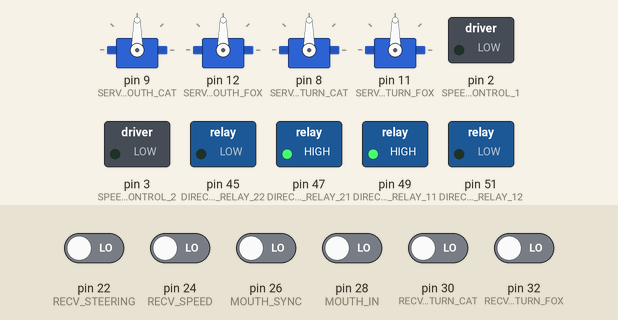
The sketch below on a simulated Arduino Mega 2560, built with avr-gcc and run on an emulated ATmega2560. On the bench: 4 × servo, switched loads named in the sketch (green lamp = pin HIGH). The test bench sets the inputs (shaded band); at power-on: pin 22 (RECV_STEERING), pin 24 (RECV_SPEED), pin 26 (MOUTH_SYNC), pin 28 (MOUTH_IN), pin 30 (RECV_HEAD_TURN_CAT), pin 32 (RECV_HEAD_TURN_FOX) LOW.

Above: at 0.1 s.
At 2.1 s:
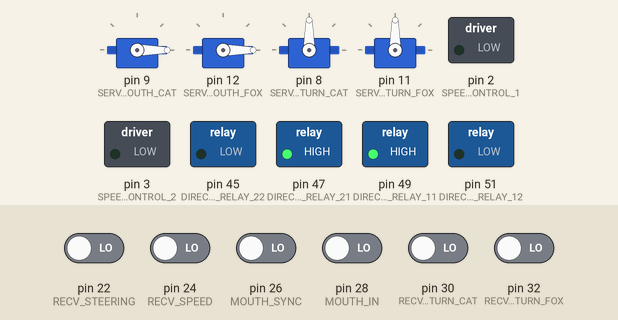
At 3.1 s:
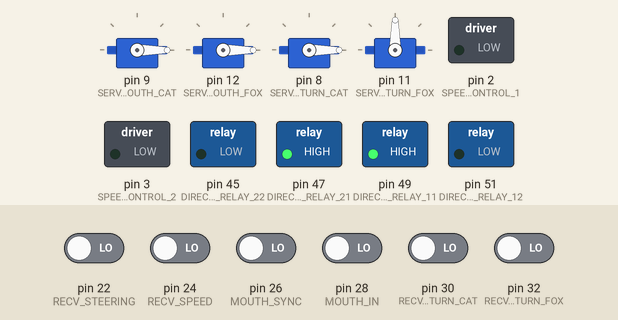
At 4.1 s:
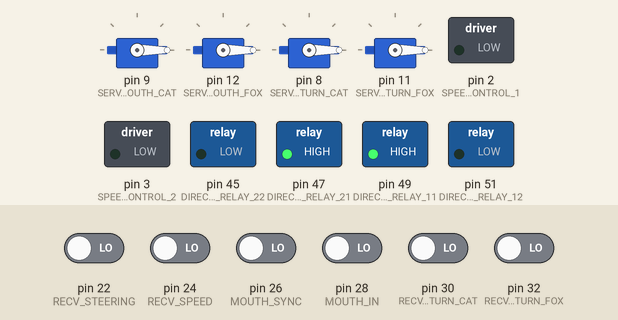
At 6.1 s:
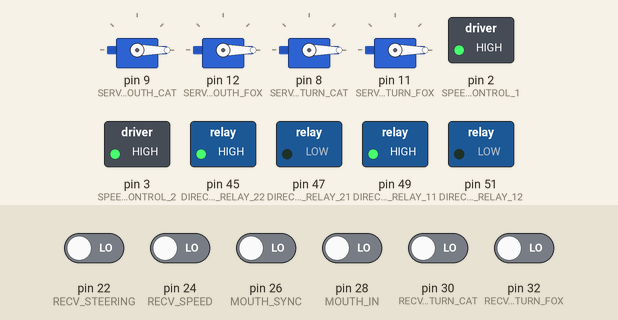
Timing chart, 0 to 7.6 s (numbered marks = the images above):
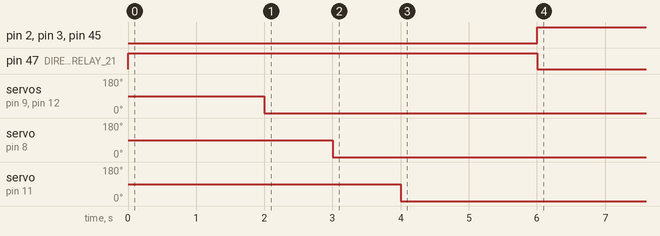

Measured:
- by itself, pin 2 (SPEED_CONTROL_1), pin 3 (SPEED_CONTROL_2), pin 45 (DIRECTION_RELAY_22): LOW → HIGH at 6.0 s
- by itself, pin 47 (DIRECTION_RELAY_21): HIGH → LOW at 6.0 s
- by itself, servo on pin 9 (SERVO_MOUTH_CAT), servo on pin 12 (SERVO_MOUTH_FOX): 90° → 0° at 2.0 s
- by itself, servo on pin 8 (SERVO_HEAD_TURN_CAT): 90° → 0° at 3.0 s
- by itself, servo on pin 11 (SERVO_HEAD_TURN_FOX): 90° → 0° at 4.0 s

The sketch:

KatzeFux.ino
```cpp
#include <Servo.h>

Servo servo_mouth_cat;
Servo servo_mouth_fox;
Servo servo_head_turn_cat;
Servo servo_head_turn_fox;

//as of 2017-04-29 (after most recent version on ricki's laptop was deleted) all port assignments are valid


#define RECV_STEERING 22
#define RECV_SPEED 24

//LEFT MOTOR SPEED CONTROL
#define SPEED_CONTROL_1 2

//RIGHT MOTOR SPEED CONTROL
#define SPEED_CONTROL_2 3

//LEFT MOTOR DIRECTION CONTROL
#define DIRECTION_RELAY_11  49
#define DIRECTION_RELAY_12  51

//RIGHT MOTOR DIRECTION CONTROL
#define DIRECTION_RELAY_21  47
#define DIRECTION_RELAY_22  45

/////MOUTH MOVEMENTS
//Both mouth-movements are controlled by one slider
#define MOUTH_IN 28
#define MOUTH_SYNC 26  //Switch to assign both mouth-movements to left-signal

#define RECV_HEAD_TURN_CAT 30
#define RECV_HEAD_TURN_FOX 32

#define SERVO_HEAD_TURN_CAT 8
#define SERVO_HEAD_TURN_FOX 11

#define SERVO_MOUTH_CAT 9
#define SERVO_MOUTH_FOX 12

#define ZERO_LIMIT_POS 20


//clone of map function for floats
float map_float(float x, float in_min, float in_max, float out_min, float out_max)
{
  return (x - in_min) * (out_max - out_min) / (in_max - in_min) + out_min;
}

//function to zero out middle range
void ConstrainZeroPosition(int* value, int range)
{
  if((*value>0) && (*value<range))
    *value=0;

  if((*value<0) && (*value>-range))
    *value=0;
}


void runForward(int motor)
{
  switch(motor)
  {
    case 1:
      digitalWrite(DIRECTION_RELAY_11,HIGH);
      digitalWrite(DIRECTION_RELAY_12,LOW);
      break;

    case 2:
      digitalWrite(DIRECTION_RELAY_21,HIGH);
      digitalWrite(DIRECTION_RELAY_22,LOW);
      break;
  }
}

void runBackward(int motor)
{
  switch (motor)
  {
    case 1:
      digitalWrite(DIRECTION_RELAY_11,LOW);
      digitalWrite(DIRECTION_RELAY_12,HIGH);
      break;

    case 2:
      digitalWrite(DIRECTION_RELAY_21,LOW);
      digitalWrite(DIRECTION_RELAY_22,HIGH);
      break;
  }
}


void setup()
{
 // Serial.begin(115200);

  pinMode(RECV_STEERING,INPUT);  //Servo Signal v. Empfaenger
  pinMode(RECV_SPEED,INPUT);  //Servo Signal v. Empfaenger
  pinMode(MOUTH_IN,INPUT);
  pinMode(RECV_HEAD_TURN_CAT,INPUT);
  pinMode(RECV_HEAD_TURN_FOX,INPUT);
  pinMode(MOUTH_SYNC,INPUT);

  pinMode(SERVO_MOUTH_CAT,OUTPUT);
  pinMode(SERVO_MOUTH_FOX,OUTPUT);

  pinMode(SERVO_HEAD_TURN_FOX,OUTPUT);
  pinMode(SERVO_HEAD_TURN_CAT,OUTPUT);

  pinMode(SPEED_CONTROL_1,OUTPUT);
  pinMode(SPEED_CONTROL_2,OUTPUT);
  pinMode(DIRECTION_RELAY_11,OUTPUT);
  pinMode(DIRECTION_RELAY_12,OUTPUT);
  pinMode(DIRECTION_RELAY_22,OUTPUT);
  pinMode(DIRECTION_RELAY_21,OUTPUT);

  servo_mouth_cat.attach(SERVO_MOUTH_CAT);
  servo_mouth_fox.attach(SERVO_MOUTH_FOX);

  servo_head_turn_cat.attach(SERVO_HEAD_TURN_CAT);
  servo_head_turn_fox.attach(SERVO_HEAD_TURN_FOX);

  runForward(1);
  runForward(2);
}

void loop()
{


     int mouth_in =  map(pulseIn(MOUTH_IN,HIGH),1000,2000,-180,180);

      //Kill range around zero pos.
  //   ConstrainZeroPosition(&mouth_in,7);

    //should both mouthes do the same movement
     int mouth_sync_sw = map(pulseIn(MOUTH_SYNC,HIGH),800,1600,0,1);


     //left mouth is negative part of signal
     int mouth_left = constrain(mouth_in,-180,-ZERO_LIMIT_POS); //strip off "valid part of signal"
    //use map to a)map the zero range in the middle of joystick to full servo range and b)invert the negative signal
    mouth_left = map(mouth_left,-180,-ZERO_LIMIT_POS,180,0);

    //mouth right is positive part of signal
    int mouth_right;
     if(mouth_sync_sw==0)
        mouth_right = map(constrain(mouth_in,ZERO_LIMIT_POS,180),ZERO_LIMIT_POS,180,0,180);   //as above, just with already positive part
     else // or equal to mouth_left if both should have the same movement
        mouth_right = mouth_left;


     servo_mouth_cat.write(180-mouth_left);
     servo_mouth_fox.write(180-mouth_right);  //this servo is 180 in idle position


    int mouth_left_turn_in_ =  map(pulseIn(RECV_HEAD_TURN_CAT,HIGH),1000,2000,0,180);

    servo_head_turn_cat.write(mouth_left_turn_in_);


    int mouth_right_turn_in_ =  map(pulseIn(RECV_HEAD_TURN_FOX,HIGH),1000,2000,0,180);

    servo_head_turn_fox.write(mouth_right_turn_in_);

/*      Serial.print(mouth_left,DEC);
      Serial.write("/");
      Serial.println(mouth_right,DEC);      //delay(10);
*/

    /* Serial.print(mouth_sync_sw,DEC);
     Serial.write("/");
     Serial.println(mouth_right_turn_in_,DEC);      //delay(10);
      */
      //myservo.write(mouth_in);

      //map speed
      int speed = map(pulseIn(RECV_SPEED,HIGH),1000,2000,-255,255);
      int steering = pulseIn(RECV_STEERING,HIGH);

      double mapped = map_float(steering,1000,2000,0,1);

      //calculate speeds of both motors from throttle and steering
      int left=mapped*speed*2;
      int right=(1-mapped)*speed*2;
      left = constrain(left,-255,255);
      right = constrain(right,-255,255);

      ConstrainZeroPosition(&left,ZERO_LIMIT_POS);
      ConstrainZeroPosition(&right,ZERO_LIMIT_POS);


      //turn at position?

      int steering_mapped_255 = map(steering,1000,2000,-255,255);
      ConstrainZeroPosition(&speed,ZERO_LIMIT_POS*2);
      ConstrainZeroPosition(&steering_mapped_255,ZERO_LIMIT_POS);
      if(speed==0)
      {
        speed= steering_mapped_255;
        left=speed;
        right=-speed;
        left = constrain(left,-255,255);
        right = constrain(right,-255,255);

      }


   /*   Serial.print(left,DEC);
      Serial.write("/");
      Serial.println(right,DEC);*/

   /*   Serial.print(steering_mapped_255,DEC);
      Serial.write("/");
      Serial.println(speed,DEC);*/


      //delay(10);

      //set directions
      //for/backwards?
      if(left>0)
        runForward(1);
      else
        runBackward(1);

      if(right>0)
        runForward(2);
      else
        runBackward(2);


      analogWrite(SPEED_CONTROL_1,abs(left));
      analogWrite(SPEED_CONTROL_2,abs(right));
}
```
